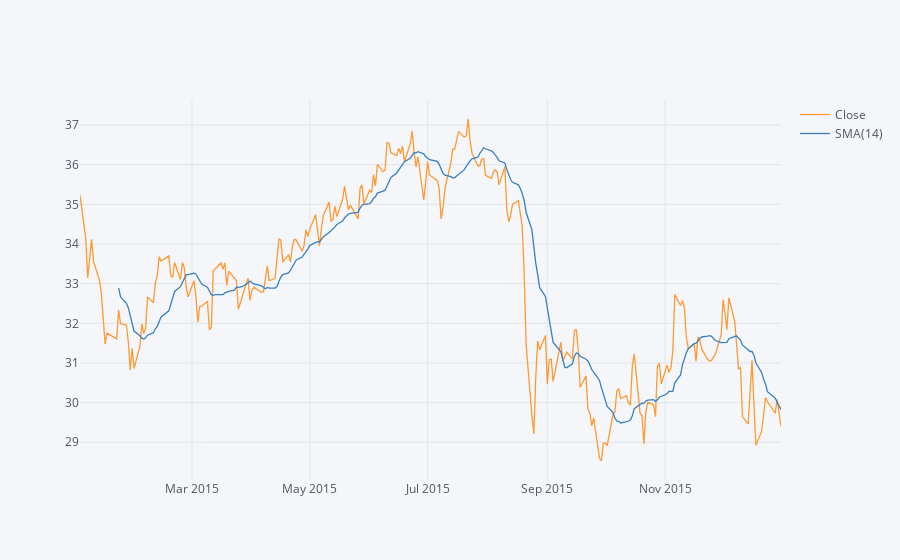

The notebook cell this image was saved under:
### Code cell


### Figure 1 — Plotly figure (JSON) as saved in the notebook; plotly's stock layout.template omitted (floating-point values rounded to 4 significant figures; data arrays with more than 128 entries replaced by an {"elided": "..."} marker saying what was removed)
{"data": [{"line": {"color": "rgba(255, 153, 51, 1.0)", "dash": "solid", "shape": "linear", "width": 1.3}, "mode": "lines", "name": "Close", "text": "", "type": "scatter", "uid": "4acfbbcf-2791-4761-978e-cfb2113739d0", "x": {"elided": "252 str values"}, "y": {"elided": "252 float values"}}, {"line": {"color": "rgba(55, 128, 191, 1.0)", "dash": "solid", "shape": "linear", "width": 1.3}, "mode": "lines", "name": "SMA(14)", "text": "", "type": "scatter", "uid": "c0bbca9b-727a-45a4-8748-5c2e9d2d4bf9", "x": {"elided": "252 str values"}, "y": {"elided": "252 mixed values"}}], "layout": {"legend": {"bgcolor": "#F5F6F9", "font": {"color": "#4D5663"}}, "paper_bgcolor": "#F5F6F9", "plot_bgcolor": "#F5F6F9", "title": {"font": {"color": "#4D5663"}}, "xaxis": {"gridcolor": "#E1E5ED", "showgrid": true, "tickfont": {"color": "#4D5663"}, "title": {"font": {"color": "#4D5663"}, "text": ""}, "zerolinecolor": "#E1E5ED"}, "yaxis": {"gridcolor": "#E1E5ED", "showgrid": true, "tickfont": {"color": "#4D5663"}, "title": {"font": {"color": "#4D5663"}, "text": ""}, "zerolinecolor": "#E1E5ED"}}}
